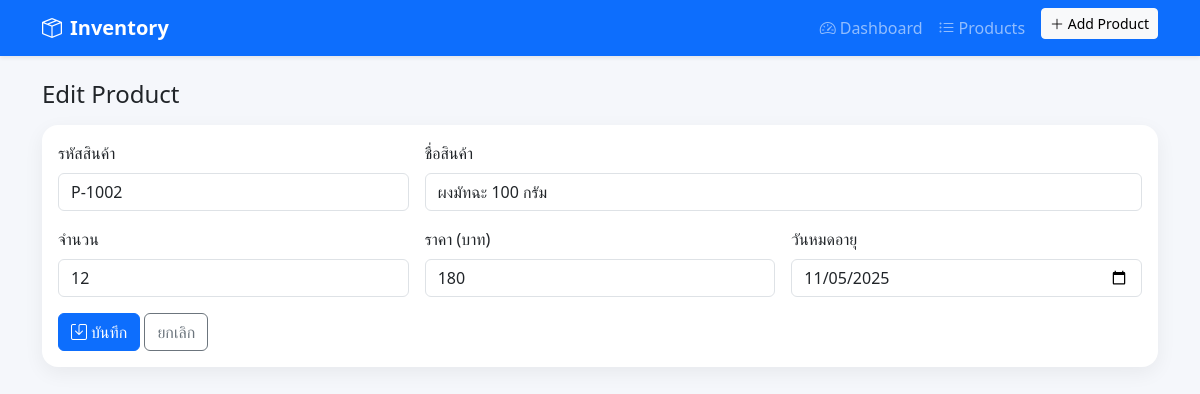
Page /edit_product.php?id=2 on the committed database.
### tables this page shows
CREATE TABLE IF NOT EXISTS products (
  id INT AUTO_INCREMENT PRIMARY KEY,
  product_code VARCHAR(50) NOT NULL UNIQUE,
  name VARCHAR(255) NOT NULL,
  quantity INT NOT NULL DEFAULT 0,
  price DECIMAL(10,2) NOT NULL,
  expiry_date DATE
);

### src/product_functions.php (called while the page is built, shortened)
<?php
require_once __DIR__ . '/connect_db.php';
function getProductById($id) {
    return getProduct($id);
}
function getProduct($id) {
    global $pdo;
    $stmt = $pdo->prepare("SELECT * FROM products WHERE id = ?");
    $stmt->execute([$id]);
    return $stmt->fetch();
}

### public/edit_product.php (the view, shortened to what this page needs)
<?php
require_once __DIR__ . '/../src/product_functions.php';
$id = (int)($_GET['id'] ?? 0);
$product = getProductById($id);
include __DIR__ . '/../templates/header.php';
?>
<div class="container">
  <h1 class="h4 mb-3">Edit Product</h1>
  <div class="card">
    <div class="card-body">
      <form method="post" class="row g-3">
        <div class="col-md-4">
          <label class="form-label">รหัสสินค้า</label>
          <input name="product_code" class="form-control" value="<?= htmlspecialchars($product['product_code']) ?>" required>
        </div>
        <div class="col-md-8">
          <label class="form-label">ชื่อสินค้า</label>
          <input name="name" class="form-control" value="<?= htmlspecialchars($product['name']) ?>" required>
        </div>
        <div class="col-md-4">
          <label class="form-label">จำนวน</label>
          <input type="number" name="quantity" class="form-control" min="0" value="<?= (int)$product['quantity'] ?>" required>
        </div>
        <div class="col-md-4">
          <label class="form-label">ราคา (บาท)</label>
          <input type="number" step="0.01" name="price" class="form-control" min="0" value="<?= (float)$product['price'] ?>" required>
        </div>
        <div class="col-md-4">
          <label class="form-label">วันหมดอายุ</label>
          <input type="date" name="expiry_date" class="form-control" value="<?= $product['expiry_date'] ?>">
        </div>
        <div class="col-12">
          <button class="btn btn-primary"><i class="bi bi-save me-1"></i>บันทึก</button>
          <a href="products.php" class="btn btn-outline-secondary">ยกเลิก</a>
        </div>
      </form>
    </div>
  </div>
</div>

### public/assets/css/styles.css (style rules this page uses)
:root { --card-radius: 16px; }
body { background-color:#f5f7fb; }
.card { border:0; border-radius:var(--card-radius); box-shadow:0 6px 20px rgba(0,0,0,0.06); }

### rows in the picture
products: product_code "P-1002", name "ผงมัทฉะ 100 กรัม", quantity "12", price "180", expiry_date "11/05/2025"
